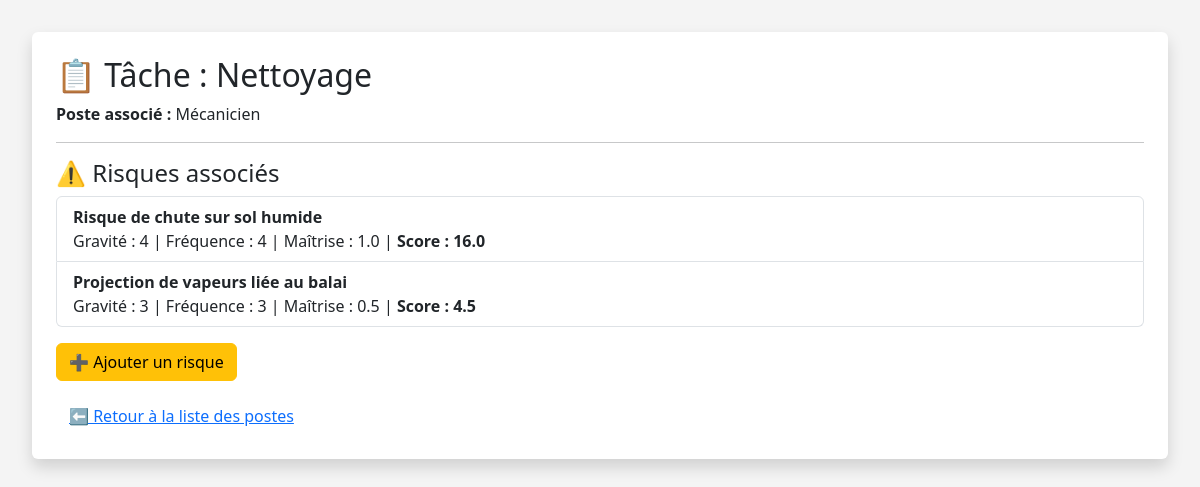
The app's page /tache/1 (signed in) with its own data.
### models.py (models this page shows)
class Tache(db.Model):
    id = db.Column(db.Integer, primary_key=True)
    nom = db.Column(db.String(100), nullable=False)
    poste_id = db.Column(db.Integer, db.ForeignKey('poste.id'), nullable=False)
    user_id = db.Column(db.Integer, db.ForeignKey('user.id'), nullable=False)
    risques = db.relationship('Risque', backref='tache', cascade="all, delete", lazy=True)

class Poste(db.Model):
    id = db.Column(db.Integer, primary_key=True)
    nom = db.Column(db.String(100), nullable=False)
    description = db.Column(db.Text, nullable=False)
    user_id = db.Column(db.Integer, db.ForeignKey('user.id'), nullable=False)
    taches = db.relationship('Tache', backref='poste', cascade="all, delete", lazy='dynamic')
    photo = db.Column(db.String(200))  # Nom du fichier image du poste
    photo_poste = db.Column(db.String(200))  # nom du fichier image dans /static/uploads
    risques = db.relationship('Risque', backref='poste', lazy=True)
    user = db.relationship('User', foreign_keys=[user_id], backref='postes_crees')

class Risque(db.Model):
    id = db.Column(db.Integer, primary_key=True)
    description = db.Column(db.String(255), nullable=False)
    frequence = db.Column(db.Integer, nullable=False)
    gravite = db.Column(db.Integer, nullable=False)
    maitrise = db.Column(db.Float, nullable=False)
    score = db.Column(db.Float, nullable=False)
    tache_id = db.Column(db.Integer, db.ForeignKey('tache.id'), nullable=False)
    user_id = db.Column(db.Integer, db.ForeignKey('user.id'), nullable=False)
    poste_id = db.Column(db.Integer, db.ForeignKey('poste.id'), nullable=False)  # ✅ AJOUT CLÉ ÉTRANGÈRE
    dommages = db.Column(db.Text)
    mesures_prevention = db.Column(db.Text)
    famille_danger = db.Column(db.String(255), nullable=False, default="Non précisé")
    etat_action = db.Column(db.Boolean, default=False)
    cout_action = db.Column(db.Float, nullable=True)
    epis = db.Column(JSON)
    actions_a_mener = db.Column(db.Text)
    responsable_action = db.Column(db.String(120))
    delai_mise_en_oeuvre = db.Column(db.String(100))
    date_realisation = db.Column(db.Date)

### app.py (the view)
@app.route('/tache/<int:tache_id>')
@login_required
def detail_tache(tache_id):
    tache = Tache.query.get_or_404(tache_id)
    if tache.user_id != current_user.id:
        abort(403)
    return render_template('detail_tache.html', tache=tache, id=tache.id)

### app.py (called while the page is built)
@login_manager.user_loader
def load_user(user_id):
    return User.query.get(int(user_id))

### templates/detail_tache.html (shortened to what this page needs)
<!DOCTYPE html>
<html lang="fr">
<head>
    <link href="https://cdn.jsdelivr.net/npm/bootstrap@5.3.0/dist/css/bootstrap.min.css" rel="stylesheet">
</head>
<body style="background:#f4f4f4; padding:2rem;">
    <div class="container bg-white rounded shadow p-4">
        <h2>📋 Tâche : {{ tache.nom }}</h2>
        <p><strong>Poste associé :</strong> {{ tache.poste.nom }}</p>
        <hr>
        <h4>⚠️ Risques associés</h4>
        {% if tache.risques %}
            <ul class="list-group">
                {% for risque in tache.risques %}
                    <li class="list-group-item">
                        <strong>{{ risque.description }}</strong><br>
                        Gravité : {{ risque.gravite }} |
                        Fréquence : {{ risque.frequence }} |
                        Maîtrise : {{ risque.maitrise }} |
                        <strong>Score : {{ risque.score }}</strong>
                    </li>
                {% endfor %}
            </ul>
        {% else %}
            <p class="text-muted">Aucun risque défini pour cette tâche.</p>
        {% endif %}
        <a href="{{ url_for('ajouter_risque', id=id) }}" class="btn btn-warning mt-3">➕ Ajouter un risque</a>
        <br>
        <a href="{{ url_for('liste_postes') }}" class="btn btn-link mt-3">⬅ Retour à la liste des postes</a>
    </div>
</body>
</html>

### records on screen
Tache: nom "Nettoyage"
Poste: poste.nom "Mécanicien"
Risque: description "Risque de chute sur sol humide", gravite "4", frequence "4", maitrise "1.0", score "16.0"
Risque: description "Projection de vapeurs liée au balai", gravite "3", frequence "3", maitrise "0.5", score "4.5"
